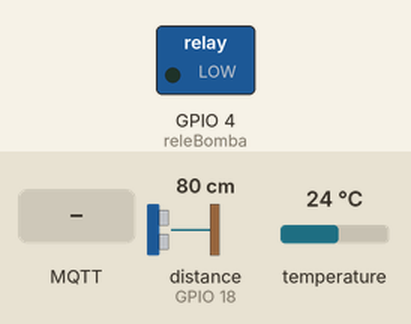
Simulated run of this sketch. Board: ESP32. Shown: switched loads named in the sketch (green lamp = pin HIGH). Wiring (inferred from the names in the program): ultrasonic range finder: trigger GPIO 5; echo GPIO 18. Dashed ring = blinking. The inputs (shaded band) are chosen by the test bench; at power-on: distance to the obstacle (sensor on GPIO 18) 80 cm, temperature 24 °C. The echo pulse lasts 58.3 µs per cm; WiFi joins after 1.5 s; servers stay silent unless stated; no MQTT or app messages arrive unless stated; pins used as bus, display or sensor lines are not drawn; what the sketch prints to the serial monitor is not drawn.

Above: at 0.1 s.
At 3.2 s:
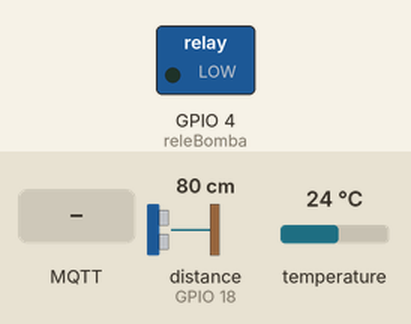
3.3 s: MQTT message "0" arrives on the first subscribed topic
6.8 s: MQTT message "0" arrives on the second subscribed topic
Timing chart, 0 to 16.3 s (numbered marks = the images above; inputs shaded):
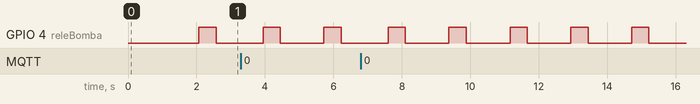

Measured:
- by itself, GPIO 4 (releBomba): alternates HIGH for 0.50 s and LOW for 1.3 s

The sketch:

ProjetoEsp32_1704.ino
```cpp
#include <OneWire.h>
#include <DallasTemperature.h>
#include <WiFi.h>
#include <PubSubClient.h>
#include <ThingSpeak.h>

// ==================== Configurações ====================
const char* ssid = "MFIoT";
const char* password = "12345678";

const char* mqtt_broker = "192.168.137.1";
const int mqtt_port = 1883;

const char* topicPubTemp = "GRP5/TEMPERATURA/";
const char* topicPubNivel = "GRP5/NIVEL/";

const char* topicSubGrp1Temp = "GRP1/TEMP/";
const char* topicSubGrp1Nivel = "GRP1/NIVEL/";
const char* topicSubGrp2Temp = "GRP2/TEMP/";
const char* topicSubGrp2Nivel = "GRP2/NIVEL/";
const char* topicSubGrp3Temp = "GRP3/TEMP/";
const char* topicSubGrp3Nivel = "GRP3/NIVEL/";

WiFiClient espClient;
PubSubClient client(espClient);

// ==================== Variáveis ====================
float Temp = 0.0, Nivel = 0.0;
String MsgTemp, MsgNivel;

float TempPlace1 = 0.0, NivPlace1 = 0.0;
float TempPlace2 = 0.0, NivPlace2 = 0.0;
float TempMedia = 0.0, NivMedio = 0.0;

// ==================== Sensor DS18B20 ====================
const int pinTemperatura = 21;
OneWire oneWire(pinTemperatura);
DallasTemperature sensors(&oneWire);

// ==================== Sensor HC-SR04 ====================
const int trigPin = 5;
const int echoPin = 18;
#define SOUND_SPEED 0.034

// ==================== Bomba ====================
const int releBomba = 4;
const bool ON = true;
const bool OFF = false;

// ==================== Setup ====================
void setup() {
  Serial.begin(9600);

  pinMode(releBomba, OUTPUT);
  pinMode(trigPin, OUTPUT);
  pinMode(echoPin, INPUT);

  Serial.println("Iniciando sensor DS18B20...");
  sensors.begin();
  delay(500);

  if (sensors.getDeviceCount() == 0) {
    Serial.println("Nenhum sensor DS18B20 encontrado! Verifique o cabeamento e o resistor de pull-up.");
  } else {
    Serial.print("Número de sensores encontrados: ");
    Serial.println(sensors.getDeviceCount());
  }

  setupWiFi();
  client.setCallback(callback);
  connectMQTT();
}

// ==================== Loop ====================
void loop() {
  static unsigned long lastMillis = 0;

  // Controle da bomba
  bombaFluxo(ON);
  delay(500);
  bombaFluxo(OFF);
  delay(500);

  // Leitura dos sensores
  float temperaturaCelsius = obterTemperaturaCelsius();
  Serial.print("Temperatura: ");
  Serial.print(temperaturaCelsius);
  Serial.println(" °C");

  float distanciaCM = medirDistanciaCM();
  Serial.print("Distância: ");
  Serial.print(distanciaCM);
  Serial.println(" cm");

  // MQTT
  if (!client.connected()) {
    connectMQTT();
  }
  client.loop();

  if (millis() - lastMillis > 10000) {
    lastMillis = millis();

    Temp = temperaturaCelsius;
    Nivel = distanciaCM;

    MsgTemp = String(Temp, 2);  // com 2 casas decimais
    MsgNivel = String(Nivel, 2);

    client.publish(topicPubTemp, MsgTemp.c_str());
    client.publish(topicPubNivel, MsgNivel.c_str());

    Serial.println("📡 Temperatura e Nível publicados no MQTT.");
  }
}

// ==================== Funções Auxiliares ====================
void setupWiFi() {
  Serial.print("Conectando ao Wi-Fi...");
  WiFi.begin(ssid, password);
  int attempts = 0;
  while (WiFi.status() != WL_CONNECTED) {
    delay(500);
    Serial.print(".");
    if (++attempts > 20) {
      Serial.println("\nFalha ao conectar. Reiniciando...");
      ESP.restart();
    }
  }
  Serial.println("\nWi-Fi conectado!");
  Serial.print("IP: ");
  Serial.println(WiFi.localIP());
}

void bombaFluxo(bool estado) {
  digitalWrite(releBomba, estado ? HIGH : LOW);
}

float obterTemperaturaCelsius() {
  sensors.requestTemperatures();
  float temp = sensors.getTempCByIndex(0);
  if (temp == DEVICE_DISCONNECTED_C || temp == -127.0) {
    Serial.println("Erro ao ler temperatura do DS18B20.");
    return 0.0;  // valor de fallback
  }
  return temp;
}

float medirDistanciaCM() {
  digitalWrite(trigPin, LOW);
  delayMicroseconds(2);

  digitalWrite(trigPin, HIGH);
  delayMicroseconds(10);
  digitalWrite(trigPin, LOW);

  long duration = pulseIn(echoPin, HIGH, 30000);  // timeout de 30ms
  if (duration == 0) {
    Serial.println("Erro na leitura do HC-SR04.");
    return 0.0;
  }

  float distance = duration * SOUND_SPEED / 2;
  return distance;
}

bool connectMQTT() {
  byte tentativas = 0;
  client.setServer(mqtt_broker, mqtt_port);

  while (!client.connected() && tentativas < 5) {
    String client_id = "ESP32-" + String(WiFi.macAddress());
    if (client.connect(client_id.c_str())) {
      Serial.println(" onectado ao broker MQTT: " + client_id);
      client.subscribe(topicSubGrp1Temp);
      client.subscribe(topicSubGrp1Nivel);
      client.subscribe(topicSubGrp2Temp);
      client.subscribe(topicSubGrp2Nivel);
      client.subscribe(topicSubGrp3Temp);
      client.subscribe(topicSubGrp3Nivel);
      return true;
    } else {
      Serial.print("Tentando conexão MQTT. Estado: ");
      Serial.println(client.state());
      delay(2000);
      tentativas++;
    }
  }

  Serial.println("❌ Falha ao conectar ao MQTT.");
  return false;
}

void callback(char* topic, byte* payload, unsigned int length) {
  Serial.print("📩 Mensagem recebida no tópico: ");
  Serial.println(topic);

  String mensagemString;
  for (unsigned int i = 0; i < length; i++) {
    mensagemString += (char)payload[i];
  }

  float valor = mensagemString.toFloat();

  if (strcmp(topic, topicSubGrp1Temp) == 0) {
    TempPlace1 = valor;
    Serial.println("Temp Placa 1: " + String(TempPlace1));
  } else if (strcmp(topic, topicSubGrp1Nivel) == 0) {
    NivPlace1 = valor;
    Serial.println("Nivel Placa 1: " + String(NivPlace1));
  } else if (strcmp(topic, topicSubGrp2Temp) == 0) {
    TempPlace2 = valor;
    Serial.println("Temp Placa 2: " + String(TempPlace2));
  } else if (strcmp(topic, topicSubGrp2Nivel) == 0) {
    NivPlace2 = valor;
    Serial.println("Nivel Placa 2: " + String(NivPlace2));
  }

  Serial.println("↳ Valor recebido: " + String(valor));
  Serial.println("-----------------------------------");
}
```
